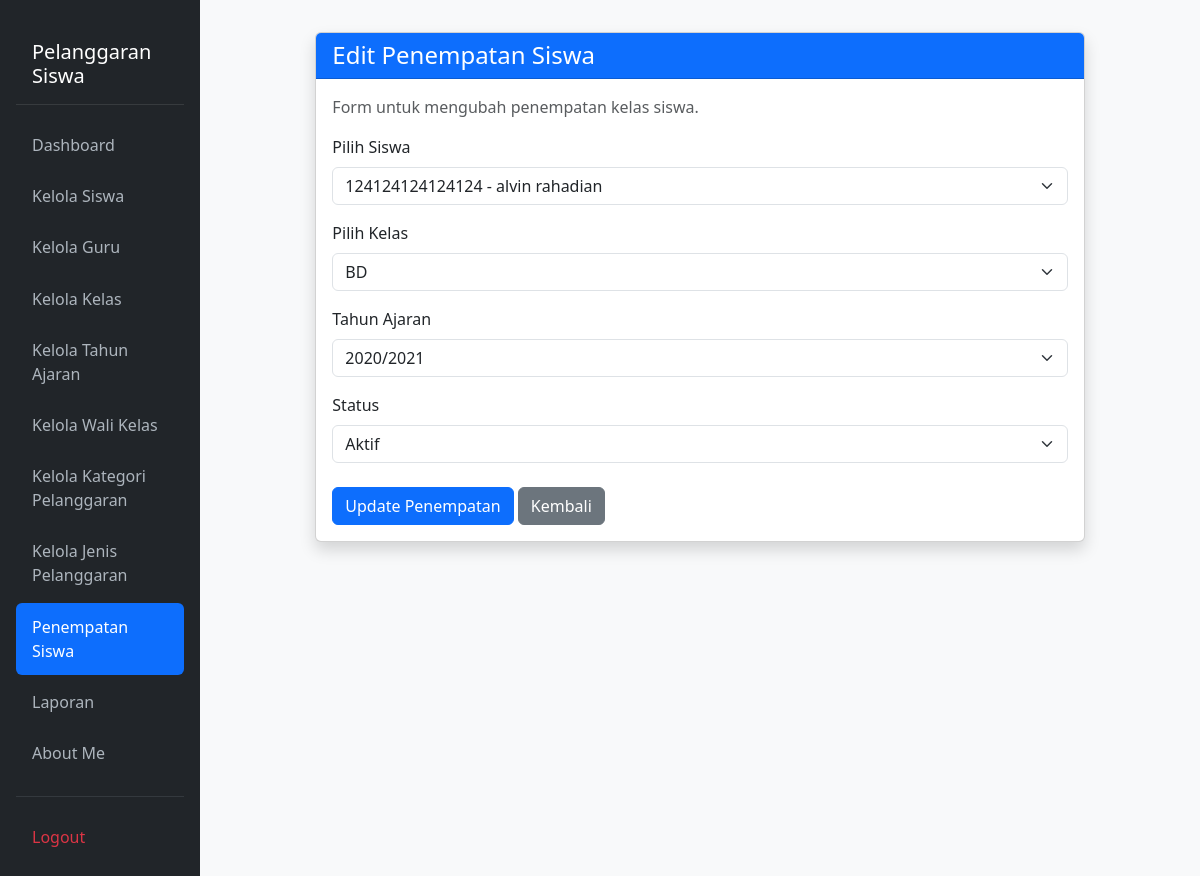
Screenshot of /edit_penempatan_siswa.php?id=1 (signed in) with the database file from the repository.
### tables this page shows
CREATE TABLE `t_kelas_siswa` (
  `id` int(11) NOT NULL,
  `siswa_id` int(11) DEFAULT NULL,
  `tahun_ajaran_id` int(11) DEFAULT NULL,
  `kelas_id` int(11) DEFAULT NULL,
  `tanggal_mulai` date NOT NULL,
  `tanggal_selesai` date NOT NULL,
  `status_aktif` tinyint(1) NOT NULL,
  `created_at` timestamp NOT NULL DEFAULT current_timestamp(),
  `updated_at` timestamp NOT NULL DEFAULT current_timestamp()
);

CREATE TABLE `t_siswa` (
  `id` int(11) NOT NULL,
  `nis` varchar(30) DEFAULT NULL,
  `nisn` varchar(20) NOT NULL,
  `nama` varchar(150) DEFAULT NULL,
  `jenis_kelamin` char(1) NOT NULL,
  `tanggal_lahir` date NOT NULL,
  `alamat` text NOT NULL,
  `status_aktif` tinyint(1) NOT NULL,
  `created_at` timestamp NOT NULL DEFAULT current_timestamp(),
  `updated_at` timestamp NOT NULL DEFAULT current_timestamp()
);

CREATE TABLE `t_kelas` (
  `id` int(11) NOT NULL,
  `nama` varchar(100) DEFAULT NULL,
  `tingkat` varchar(20) NOT NULL,
  `jurusan` varchar(100) NOT NULL,
  `status_aktif` tinyint(1) NOT NULL,
  `created_at` timestamp NOT NULL DEFAULT current_timestamp(),
  `updated_at` timestamp NOT NULL DEFAULT current_timestamp()
);

CREATE TABLE `t_tahun_ajaran` (
  `id` int(11) NOT NULL,
  `nama` varchar(20) DEFAULT NULL,
  `tanggal_mulai` date NOT NULL,
  `tanggal_selesai` date NOT NULL,
  `status_aktif` tinyint(1) NOT NULL,
  `created_at` timestamp NOT NULL DEFAULT current_timestamp(),
  `updated_at` timestamp NOT NULL DEFAULT current_timestamp()
);

### edit_penempatan_siswa.php (the view, shortened to what this page needs)
<?php
include 'config/koneksi.php';
$id = (int) $_GET['id'];
$stmt = mysqli_prepare(
    $koneksi,
    "SELECT * FROM t_kelas_siswa WHERE id = ?"
);
mysqli_stmt_bind_param($stmt, "i", $id);
mysqli_stmt_execute($stmt);
$result = mysqli_stmt_get_result($stmt);
$row = mysqli_fetch_assoc($result);
$query_siswa = mysqli_query(
    $koneksi,
    "SELECT id, nis, nama FROM t_siswa ORDER BY nama ASC"
);
$query_kelas = mysqli_query(
    $koneksi,
    "SELECT id, nama FROM t_kelas ORDER BY nama ASC"
);
$query_ta = mysqli_query(
    $koneksi,
    "SELECT id, nama FROM t_tahun_ajaran ORDER BY id DESC"
);
?>
<!DOCTYPE html>
<html lang="id">
<head>
    <link href="https://cdn.jsdelivr.net/npm/bootstrap@5.3.8/dist/css/bootstrap.min.css"
          rel="stylesheet">
</head>
<body class="bg-light">
<div class="container-fluid">
    <div class="row">
        <nav class="col-md-3 col-lg-2 d-md-block sidebar collapse px-3 py-4">
            <h3 class="mb-3">Pelanggaran Siswa</h3>
            <ul class="nav flex-column">
                <li class="nav-item"><a class="nav-link" href="dashboard.php">Dashboard</a></li>
                <li class="nav-item"><a class="nav-link" href="kelola_siswa.php">Kelola Siswa</a></li>
                <li class="nav-item"><a class="nav-link" href="kelola_guru.php">Kelola Guru</a></li>
                <li class="nav-item"><a class="nav-link" href="kelola_kelas.php">Kelola Kelas</a></li>
                <li class="nav-item"><a class="nav-link" href="kelola_tahun_ajaran.php">Kelola Tahun Ajaran</a></li>
                <li class="nav-item"><a class="nav-link" href="kelola_wali_kelas.php">Kelola Wali Kelas</a></li>
                <li class="nav-item"><a class="nav-link" href="kelola_kategori_pelanggaran.php">Kelola Kategori Pelanggaran</a></li>
                <li class="nav-item"><a class="nav-link" href="kelola_jenis_pelanggaran.php">Kelola Jenis Pelanggaran</a></li>
                <li class="nav-item"><a class="nav-link active" href="penempatan_siswa.php">Penempatan Siswa</a></li>
                <li class="nav-item"><a class="nav-link" href="laporan.php">Laporan</a></li>
                <li class="nav-item"><a class="nav-link" href="about_me.php">About Me</a></li>
            </ul>
            <hr class="text-secondary">
            <ul class="nav flex-column">
                <li class="nav-item"><a class="nav-link logout" href="logout.php">Logout</a></li>
            </ul>
        </nav>
        <main class="col-md-9 ms-sm-auto col-lg-10 px-md-4 py-4">
            <div class="container mt-2">
                <div class="row justify-content-center">
                    <div class="col-md-10">
                        <div class="card shadow">
                            <div class="card-header bg-primary text-white">
                                <h4 class="mb-0">Edit Penempatan Siswa</h4>
                            </div>
                            <div class="card-body">
                                <p class="text-muted">Form untuk mengubah penempatan kelas siswa.</p>
                                <form method="POST" action="edit_penempatan_siswa.php?id=<?= $id; ?>">
                                    <div class="mb-3">
                                        <label class="form-label">Pilih Siswa</label>
                                        <select name="siswa_id" class="form-select" required>
                                            <?php while ($s = mysqli_fetch_assoc($query_siswa)) { ?>
                                                <option value="<?= (int) $s['id']; ?>"
                                                    <?= ((int) $row['siswa_id'] === (int) $s['id']) ? 'selected' : ''; ?>>
                                                    <?= htmlspecialchars($s['nis'] . ' - ' . $s['nama']); ?>
                                                </option>
                                            <?php } ?>
                                        </select>
                                    </div>
                                    <div class="mb-3">
                                        <label class="form-label">Pilih Kelas</label>
                                        <select name="kelas_id" class="form-select" required>
                                            <?php while ($k = mysqli_fetch_assoc($query_kelas)) { ?>
                                                <option value="<?= (int) $k['id']; ?>"
                                                    <?= ((int) $row['kelas_id'] === (int) $k['id']) ? 'selected' : ''; ?>>
                                                    <?= htmlspecialchars($k['nama']); ?>
                                                </option>
                                            <?php } ?>
                                        </select>
                                    </div>
                                    <div class="mb-3">
                                        <label class="form-label">Tahun Ajaran</label>
                                        <select name="tahun_ajaran_id" class="form-select" required>
                                            <?php while ($ta = mysqli_fetch_assoc($query_ta)) { ?>
                                                <option value="<?= (int) $ta['id']; ?>"
                                                    <?= ((int) $row['tahun_ajaran_id'] === (int) $ta['id']) ? 'selected' : ''; ?>>
                                                    <?= htmlspecialchars($ta['nama']); ?>
                                                </option>
                                            <?php } ?>
                                        </select>
                                    </div>
                                    <div class="mb-3">
                                        <label class="form-label">Status</label>
                                        <select name="status_aktif" class="form-select" required>
                                            <option value="1" <?= ((int) $row['status_aktif'] === 1) ? 'selected' : ''; ?>>
                                                Aktif
                                            </option>
                                        </select>
                                    </div>
                                    <div class="mt-4">
                                        <button type="submit" class="btn btn-primary">
                                            Update Penempatan
                                        </button>
                                        <a href="penempatan_siswa.php" class="btn btn-secondary">
                                            Kembali
                                        </a>
                                    </div>
                                </form>
                            </div>
                        </div>
                    </div>
                </div>
            </div>
        </main>
    </div>
</div>
</body>
</html>

### edit_penempatan_siswa.php (style rules this page uses)
.sidebar { min-height: 100vh; background-color: #212529; color: #fff; }
.sidebar h3 { font-size: 1.25rem; padding: 1rem; color: #fff; border-bottom: 1px solid #373b3e; }
.sidebar .nav-link { color: #adb5bd; padding: 0.75rem 1rem; margin-bottom: 0.2rem; }
.sidebar .nav-link:hover, .sidebar .nav-link.active { color: #fff; background-color: #0d6efd; border-radius: 0.375rem; }
.sidebar .nav-link.logout { color: #dc3545; }

### rows the page displays
t_kelas_siswa: siswa_id "124124124124124 - alvin rahadian", kelas_id "BD", tahun_ajaran_id "2020/2021", status_aktif "Aktif"
